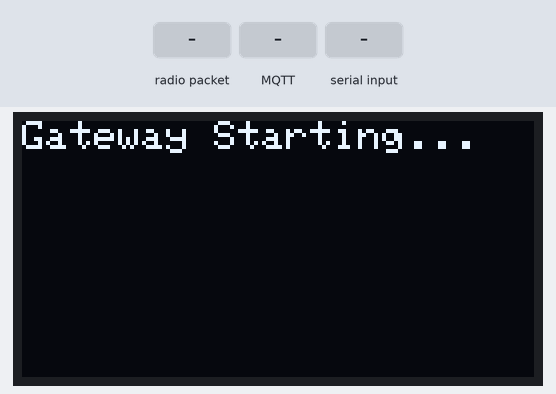
A sketch run on a simulated ESP32. On the bench: 128×64 one-colour display. The inputs (shaded band) are chosen by the test bench. WiFi joins after 1.5 s; servers stay silent unless stated; no radio packets arrive unless stated; no MQTT or app messages arrive unless stated; what the sketch prints to the serial monitor is not drawn.

Above: at 0.1 s.
At 3.3 s:
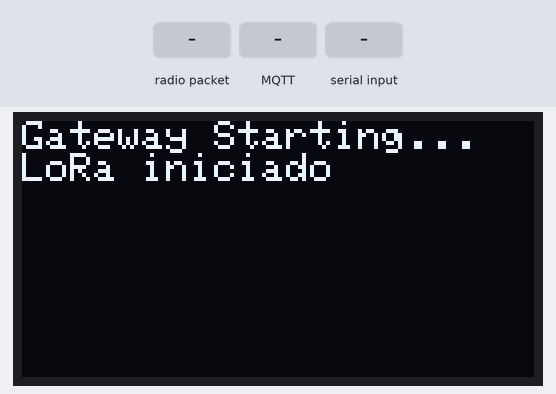
3.4 s: radio packet "led" arrives
At 4.3 s:
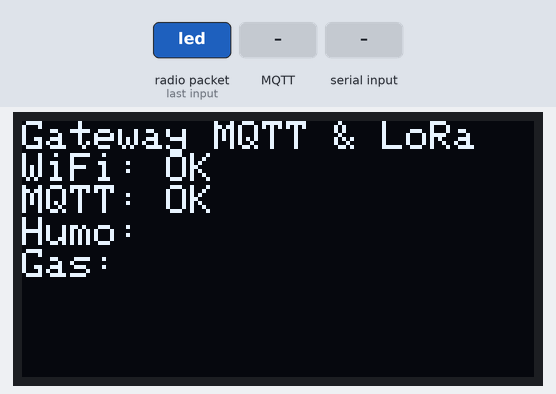
4.9 s: MQTT message "led" arrives on the first subscribed topic
6.4 s: "led\n" received over Serial
8.0 s: MQTT message "on" arrives on the first subscribed topic
9.5 s: radio packet "on" arrives
11.0 s: "on\n" received over Serial
Timing chart, 0 to 13.5 s (numbered marks = the images above; inputs shaded):
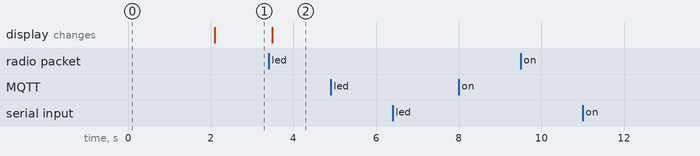

Measured:
- after the input at 3.4 s, the display: changes after 0.09 s (image 2)
- after the input at 4.9 s, every drawn part: stays the same
- after the input at 6.4 s, every drawn part: stays the same
- after the input at 8.0 s, every drawn part: stays the same
- after the input at 9.5 s, every drawn part: stays the same
- after the input at 11.0 s, every drawn part: stays the same

The sketch:

gateway.ino
```cpp
#include <WiFi.h>
#include <PubSubClient.h>
#include <SPI.h>
#include <LoRa.h>
#include <Wire.h>
#include <Adafruit_GFX.h>
#include <Adafruit_SSD1306.h>

// ---------------------------
// Configuración de la pantalla OLED
// ---------------------------
#define SCREEN_WIDTH 128
#define SCREEN_HEIGHT 64
#define OLED_RESET   -1
Adafruit_SSD1306 display(SCREEN_WIDTH, SCREEN_HEIGHT, &Wire, OLED_RESET);

// ---------------------------
// Configuración de pines para LoRa (TTGO LORA32)
// ---------------------------
#define SS_PIN    18
#define RST_PIN   14
#define DIO0_PIN  26

const long frequency = 915E6;

// ---------------------------
// Configuración WiFi y MQTT
// ---------------------------
const char* ssid = "SALON_A";
const char* password = "unives12345";
const char* mqttServer = "3.148.250.52";
const int mqttPort = 1883;
const char* mqttUser = "admin";
const char* mqttPassword = "UNIVES123";

WiFiClient espClient;
PubSubClient client(espClient);

// ---------------------------
// Callback para mensajes MQTT
// ---------------------------
void mqttCallback(char* topic, byte* payload, unsigned int length) {
  String message = "";
  for (unsigned int i = 0; i < length; i++) {
    message += (char)payload[i];
  }

  Serial.print("Mensaje MQTT recibido [");
  Serial.print(topic);
  Serial.print("]: ");
  Serial.println(message);

  if (String(topic) == "led") {
    message.trim();
    message.toLowerCase();
    if (message == "on" || message == "off") {
      String comandoLoRa = "LED:" + message;
      Serial.print("Reenviando por LoRa: ");
      Serial.println(comandoLoRa);
      LoRa.beginPacket();
      LoRa.print(comandoLoRa);
      LoRa.endPacket();
    } else {
      Serial.println("⚠ Comando LED MQTT no válido (usa 'on' o 'off')");
    }
  }
}

// ---------------------------
// Función para reconectar al broker MQTT
// ---------------------------
void reconnectMQTT() {
  while (!client.connected()) {
    Serial.print("Conectando a MQTT...");
    if (client.connect("GatewayClient", mqttUser, mqttPassword)) {
      Serial.println("Conectado a MQTT");
      client.subscribe("led");
    } else {
      Serial.print("Falló la conexión, rc=");
      Serial.print(client.state());
      Serial.println(" - Reintentando en 5 segundos");
      delay(5000);
    }
  }
}

void setup() {
  Serial.begin(115200);

  // Inicialización OLED
  if (!display.begin(SSD1306_SWITCHCAPVCC, 0x3C)) {
    Serial.println("Error al iniciar la pantalla OLED");
    while (true);
  }
  display.clearDisplay();
  display.setTextSize(1);
  display.setTextColor(SSD1306_WHITE);
  display.setCursor(0, 0);
  display.println("Gateway Starting...");
  display.display();

  // Conexión WiFi
  WiFi.begin(ssid, password);
  while (WiFi.status() != WL_CONNECTED) {
    delay(1000);
    Serial.println("Conectando a WiFi...");
  }
  Serial.println("WiFi conectado");

  // Configuración MQTT
  client.setServer(mqttServer, mqttPort);
  client.setCallback(mqttCallback);

  // Configuración LoRa
  LoRa.setPins(SS_PIN, RST_PIN, DIO0_PIN);
  if (!LoRa.begin(frequency)) {
    Serial.println("Fallo al iniciar LoRa!");
    display.println("LoRa fallo!");
    display.display();
    while (true);
  }
  Serial.println("LoRa iniciado correctamente");
  display.println("LoRa iniciado");
  display.display();
}

void loop() {
  // Asegurar conexión MQTT
  if (!client.connected()) {
    reconnectMQTT();
  }
  client.loop();

  // Comprobar entrada manual desde monitor serial
  if (Serial.available()) {
    String comandoManual = Serial.readStringUntil('\n');
    comandoManual.trim();
    comandoManual.toLowerCase();
    if (comandoManual == "on" || comandoManual == "off") {
      String comandoLoRaManual = "LED:" + comandoManual;
      Serial.print("Enviando manualmente por LoRa: ");
      Serial.println(comandoLoRaManual);
      LoRa.beginPacket();
      LoRa.print(comandoLoRaManual);
      LoRa.endPacket();
    } else {
      Serial.println("⚠ Comando manual inválido (usa 'on' o 'off')");
    }
  }

  // Procesar datos recibidos por LoRa
  int packetSize = LoRa.parsePacket();
  if (packetSize) {
    String incoming = "";
    while (LoRa.available()) {
      incoming += (char)LoRa.read();
    }

    Serial.print("Paquete LoRa recibido (sensor): ");
    Serial.println(incoming);

    String smokeValue = "";
    String gasValue = "";

    // Extraer humo
    if (incoming.indexOf("H:") != -1) {
      int start = incoming.indexOf("H:") + 2;
      int end = incoming.indexOf(",", start);
      if (end == -1) end = incoming.length();
      smokeValue = incoming.substring(start, end);
      smokeValue.trim();
      if (smokeValue.length() > 0) {
        Serial.print("Valor de Humo recibido: ");
        Serial.println(smokeValue);
        client.publish("humo", smokeValue.c_str());
      }
    }

    // Extraer gas
    if (incoming.indexOf("G:") != -1) {
      int start = incoming.indexOf("G:") + 2;
      int end = incoming.indexOf(",", start);
      if (end == -1) end = incoming.length();
      gasValue = incoming.substring(start, end);
      gasValue.trim();
      if (gasValue.length() > 0) {
        Serial.print("Valor de Gas recibido: ");
        Serial.println(gasValue);
        client.publish("gas", gasValue.c_str());
      }
    }

    // Mostrar estado en OLED
    display.clearDisplay();
    display.setCursor(0, 0);
    display.println("Gateway MQTT & LoRa");
    display.print("WiFi: ");
    display.println(WiFi.isConnected() ? "OK" : "Falló");
    display.print("MQTT: ");
    display.println(client.connected() ? "OK" : "Falló");
    display.print("Humo: ");
    display.println(smokeValue);
    display.print("Gas: ");
    display.println(gasValue);
    display.display();
  }

  delay(100);
}
```
